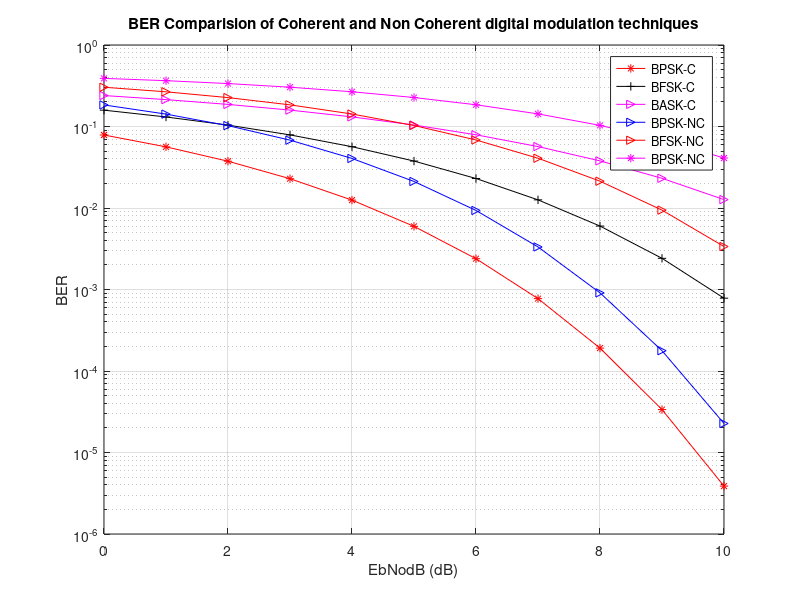

This chart was generated by the following MATLAB code:
clc
clear all
close all

EbNodB = 0:10;
EbNo = 10.^(EbNodB/10);

pe_bpsk = 0.5*erfc(sqrt(EbNo));
pe_bfsk = 0.5*erfc(sqrt(EbNo/2));
pe_bask = 0.5*erfc(sqrt(EbNo/4));

pe_bpsk_nc = 0.5*exp(-EbNo);
pe_bfsk_nc = 0.5*exp(-EbNo/2);
pe_bask_nc = 0.5*exp(-EbNo/4);

figure(1);
semilogy(EbNodB,pe_bpsk,'r*-');
hold on;
semilogy(EbNodB,pe_bfsk,'k+-');
hold on;
semilogy(EbNodB,pe_bask,'m>-');
hold on;
semilogy(EbNodB,pe_bpsk_nc,'b>-');
hold on;
semilogy(EbNodB,pe_bfsk_nc,'r>-');
hold on;
semilogy(EbNodB,pe_bask_nc,'m*-');
hold on;

legend('BPSK-C','BFSK-C','BASK-C','BPSK-NC','BFSK-NC','BPSK-NC');
title('BER Comparision of Coherent and Non Coherent digital modulation techniques');
xlabel('EbNodB (dB)');
ylabel('BER');
grid on;